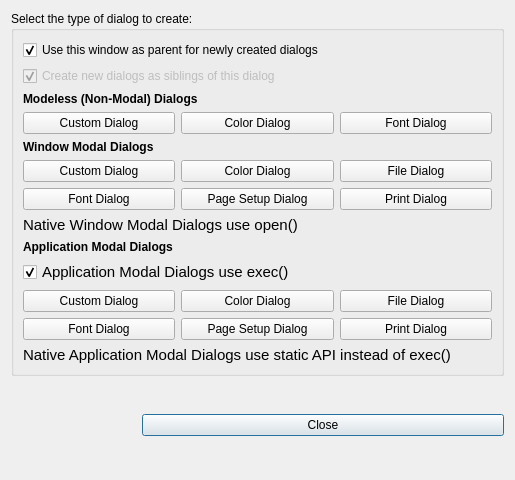
<?xml version="1.0" encoding="UTF-8"?>
<ui version="4.0">
 <class>Dialog</class>
 <widget class="QDialog" name="Dialog">
  <property name="geometry">
   <rect>
    <x>0</x>
    <y>0</y>
    <width>515</width>
    <height>480</height>
   </rect>
  </property>
  <property name="windowTitle">
   <string>Dialog</string>
  </property>
  <layout class="QVBoxLayout" name="verticalLayout">
   <item>
    <widget class="QGroupBox" name="groupBox">
     <property name="title">
      <string>Select the type of dialog to create:</string>
     </property>
     <layout class="QGridLayout" name="gridLayout">
      <item row="0" column="0" colspan="3">
       <widget class="QCheckBox" name="useThisAsParentCheckBox">
        <property name="text">
         <string>Use this window as parent for newly created dialogs</string>
        </property>
        <property name="checked">
         <bool>true</bool>
        </property>
       </widget>
      </item>
      <item row="3" column="0">
       <widget class="QPushButton" name="modelessCustomDialogButton">
        <property name="text">
         <string>Custom Dialog</string>
        </property>
       </widget>
      </item>
      <item row="3" column="1">
       <widget class="QPushButton" name="modelessColorDialogButton">
        <property name="text">
         <string>Color Dialog</string>
        </property>
       </widget>
      </item>
      <item row="3" column="2">
       <widget class="QPushButton" name="modelessFontDialogButton">
        <property name="text">
         <string>Font Dialog</string>
        </property>
       </widget>
      </item>
      <item row="5" column="0">
       <widget class="QPushButton" name="windowModalCustomDialogButton">
        <property name="text">
         <string>Custom Dialog</string>
        </property>
       </widget>
      </item>
      <item row="5" column="1">
       <widget class="QPushButton" name="windowModalColorDialogButton">
        <property name="text">
         <string>Color Dialog</string>
        </property>
       </widget>
      </item>
      <item row="5" column="2">
       <widget class="QPushButton" name="windowModalFileDialogButton">
        <property name="text">
         <string>File Dialog</string>
        </property>
       </widget>
      </item>
      <item row="6" column="0">
       <widget class="QPushButton" name="windowModalFontDialogButton">
        <property name="text">
         <string>Font Dialog</string>
        </property>
       </widget>
      </item>
      <item row="6" column="1">
       <widget class="QPushButton" name="windowModalPageSetupDialogButton">
        <property name="text">
         <string>Page Setup Dialog</string>
        </property>
       </widget>
      </item>
      <item row="6" column="2">
       <widget class="QPushButton" name="windowModalPrintDialogButton">
        <property name="text">
         <string>Print Dialog</string>
        </property>
       </widget>
      </item>
      <item row="10" column="0">
       <widget class="QPushButton" name="applicationModalCustomDialogButton">
        <property name="text">
         <string>Custom Dialog</string>
        </property>
       </widget>
      </item>
      <item row="10" column="1">
       <widget class="QPushButton" name="applicationModalColorDialogButton">
        <property name="text">
         <string>Color Dialog</string>
        </property>
       </widget>
      </item>
      <item row="10" column="2">
       <widget class="QPushButton" name="applicationModalFileDialogButton">
        <property name="text">
         <string>File Dialog</string>
        </property>
       </widget>
      </item>
      <item row="11" column="0">
       <widget class="QPushButton" name="applicationModalFontDialogButton">
        <property name="text">
         <string>Font Dialog</string>
        </property>
       </widget>
      </item>
      <item row="11" column="1">
       <widget class="QPushButton" name="applicationModalPageSetupDialogButton">
        <property name="text">
         <string>Page Setup Dialog</string>
        </property>
       </widget>
      </item>
      <item row="11" column="2">
       <widget class="QPushButton" name="applicationModalPrintDialogButton">
        <property name="text">
         <string>Print Dialog</string>
        </property>
       </widget>
      </item>
      <item row="12" column="0" colspan="3">
       <widget class="QLabel" name="applicationModalNoteLabel">
        <property name="sizePolicy">
         <sizepolicy hsizetype="Preferred" vsizetype="Fixed">
          <horstretch>0</horstretch>
          <verstretch>0</verstretch>
         </sizepolicy>
        </property>
        <property name="font">
         <font>
          <pointsize>11</pointsize>
         </font>
        </property>
        <property name="text">
         <string>Native Application Modal Dialogs use static API instead of exec()</string>
        </property>
       </widget>
      </item>
      <item row="9" column="0" colspan="3">
       <widget class="QCheckBox" name="applicationModalUseExecCheckBox">
        <property name="font">
         <font>
          <pointsize>11</pointsize>
         </font>
        </property>
        <property name="text">
         <string>Application Modal Dialogs use exec()</string>
        </property>
        <property name="checked">
         <bool>true</bool>
        </property>
       </widget>
      </item>
      <item row="7" column="0" colspan="3">
       <widget class="QLabel" name="windowModalNoteLabel">
        <property name="sizePolicy">
         <sizepolicy hsizetype="Preferred" vsizetype="Fixed">
          <horstretch>0</horstretch>
          <verstretch>0</verstretch>
         </sizepolicy>
        </property>
        <property name="font">
         <font>
          <pointsize>11</pointsize>
         </font>
        </property>
        <property name="text">
         <string>Native Window Modal Dialogs use open()</string>
        </property>
       </widget>
      </item>
      <item row="8" column="0" colspan="3">
       <widget class="QLabel" name="applicationModalDialogsLabel">
        <property name="sizePolicy">
         <sizepolicy hsizetype="Preferred" vsizetype="Fixed">
          <horstretch>0</horstretch>
          <verstretch>0</verstretch>
         </sizepolicy>
        </property>
        <property name="font">
         <font>
          <weight>75</weight>
          <bold>true</bold>
         </font>
        </property>
        <property name="text">
         <string>Application Modal Dialogs</string>
        </property>
       </widget>
      </item>
      <item row="4" column="0" colspan="2">
       <widget class="QLabel" name="windowModalDialogsLabel">
        <property name="sizePolicy">
         <sizepolicy hsizetype="Preferred" vsizetype="Fixed">
          <horstretch>0</horstretch>
          <verstretch>0</verstretch>
         </sizepolicy>
        </property>
        <property name="font">
         <font>
          <weight>75</weight>
          <bold>true</bold>
         </font>
        </property>
        <property name="text">
         <string>Window Modal Dialogs</string>
        </property>
       </widget>
      </item>
      <item row="2" column="0" colspan="3">
       <widget class="QLabel" name="modelessDialogsLabel">
        <property name="sizePolicy">
         <sizepolicy hsizetype="Preferred" vsizetype="Fixed">
          <horstretch>0</horstretch>
          <verstretch>0</verstretch>
         </sizepolicy>
        </property>
        <property name="font">
         <font>
          <weight>75</weight>
          <bold>true</bold>
         </font>
        </property>
        <property name="text">
         <string>Modeless (Non-Modal) Dialogs</string>
        </property>
       </widget>
      </item>
      <item row="1" column="0" colspan="3">
       <widget class="QCheckBox" name="createSiblingDialogCheckBox">
        <property name="enabled">
         <bool>false</bool>
        </property>
        <property name="text">
         <string>Create new dialogs as siblings of this dialog</string>
        </property>
        <property name="checked">
         <bool>true</bool>
        </property>
       </widget>
      </item>
     </layout>
    </widget>
   </item>
   <item>
    <layout class="QHBoxLayout">
     <item>
      <spacer>
       <property name="orientation">
        <enum>BobUI::Horizontal</enum>
       </property>
       <property name="sizeHint" stdset="0">
        <size>
         <width>131</width>
         <height>31</height>
        </size>
       </property>
      </spacer>
     </item>
     <item>
      <widget class="QPushButton" name="okButton">
       <property name="text">
        <string>Close</string>
       </property>
       <property name="default">
        <bool>true</bool>
       </property>
      </widget>
     </item>
    </layout>
   </item>
  </layout>
 </widget>
 <resources/>
 <connections>
  <connection>
   <sender>okButton</sender>
   <signal>clicked()</signal>
   <receiver>Dialog</receiver>
   <slot>accept()</slot>
   <hints>
    <hint type="sourcelabel">
     <x>397</x>
     <y>338</y>
    </hint>
    <hint type="destinationlabel">
     <x>96</x>
     <y>254</y>
    </hint>
   </hints>
  </connection>
  <connection>
   <sender>useThisAsParentCheckBox</sender>
   <signal>toggled(bool)</signal>
   <receiver>createSiblingDialogCheckBox</receiver>
   <slot>setDisabled(bool)</slot>
   <hints>
    <hint type="sourcelabel">
     <x>260</x>
     <y>39</y>
    </hint>
    <hint type="destinationlabel">
     <x>260</x>
     <y>60</y>
    </hint>
   </hints>
  </connection>
 </connections>
</ui>
